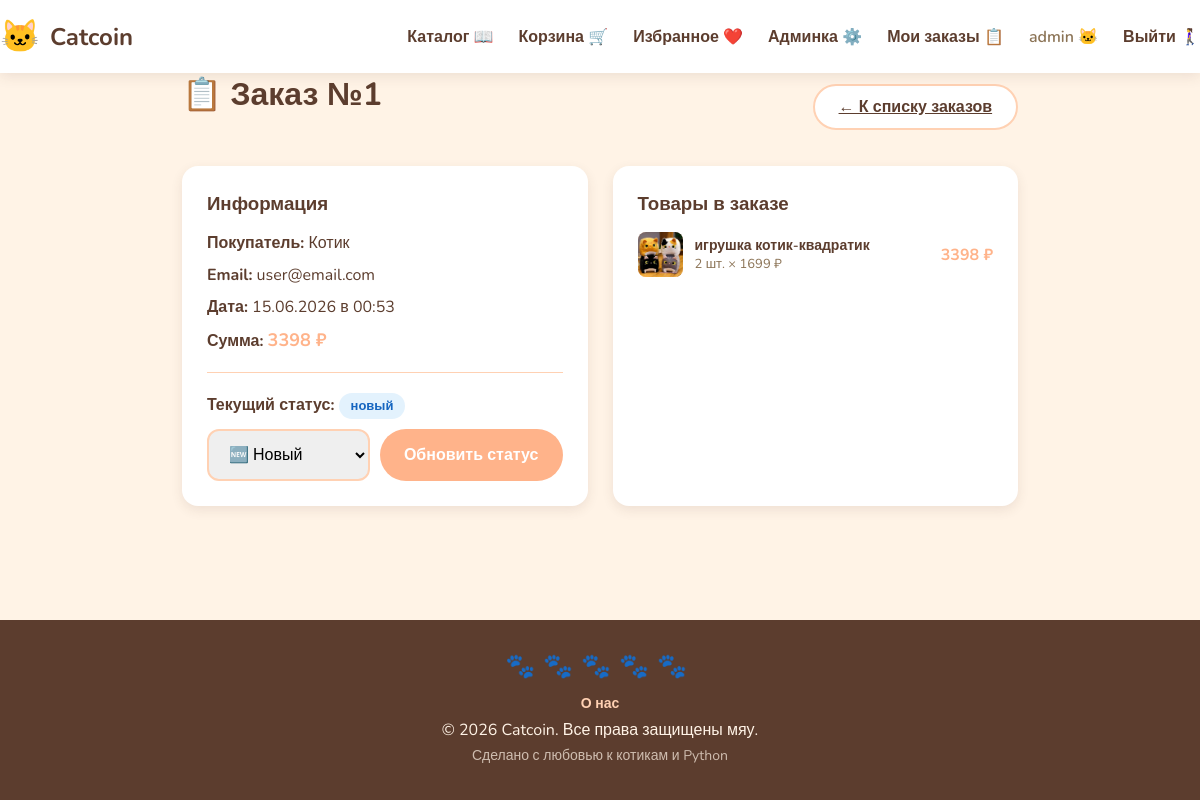
Page /admin/orders/1 (signed in) on the committed database.
### models/user.py (models this page shows, shortened)
class User(UserMixin, db.Model):
    __tablename__ = 'users'
    id = db.Column(db.Integer, primary_key=True)
    username = db.Column(db.String(64), unique=True, nullable=False, index=True)
    email = db.Column(db.String(120), unique=True, nullable=False, index=True)
    password_hash = db.Column(db.String(256), nullable=False)
    is_admin = db.Column(db.Boolean, default=False)
    created_at = db.Column(db.DateTime, default=datetime.utcnow)
    cart_items = db.relationship('CartItem', backref='user', lazy='dynamic')
    orders = db.relationship('Order', backref='user', lazy='dynamic')

### models/order.py (models this page shows, shortened)
class Order(db.Model):
    __tablename__ = 'orders'
    id = db.Column(db.Integer, primary_key=True)
    user_id = db.Column(db.Integer, db.ForeignKey('users.id'), nullable=False)
    total_price = db.Column(db.Float, nullable=False, default=0.0)
    status = db.Column(db.String(32), nullable=False, default='новый')
    created_at = db.Column(db.DateTime, default=datetime.utcnow)
    items = db.relationship('OrderItem', backref='order', lazy='dynamic')

class OrderItem(db.Model):
    __tablename__ = 'order_items'
    id = db.Column(db.Integer, primary_key=True)
    order_id = db.Column(db.Integer, db.ForeignKey('orders.id'), nullable=False)
    product_id = db.Column(db.Integer, db.ForeignKey('products.id', ondelete='SET NULL'), nullable=True)
    quantity = db.Column(db.Integer, nullable=False)
    price = db.Column(db.Float, nullable=False)
    @property
    def total_price(self):
        return self.price * self.quantity

### models/product.py (models this page shows, shortened)
class Product(db.Model):
    __tablename__ = 'products'
    id = db.Column(db.Integer, primary_key=True)
    name = db.Column(db.String(128), nullable=False, index=True)
    description = db.Column(db.Text)
    price = db.Column(db.Float, nullable=False)
    stock = db.Column(db.Integer, default=0)
    image_file = db.Column(db.String(128), default='default_product.png')
    created_at = db.Column(db.DateTime, default=datetime.utcnow)
    cart_items = db.relationship('CartItem', backref='product', lazy='dynamic')
    order_items = db.relationship('OrderItem', backref='product', lazy='dynamic')
    def get_image_url(self):
        return f'/static/images/{self.image_file}'

### blueprints/admin/routes.py (the view)
@admin_bp.route('/admin/orders/<int:order_id>')
@admin_required
def order_detail(order_id):
    order = Order.query.get_or_404(order_id)
    return render_template('admin/order_detail.html', order=order)

### blueprints/admin/routes.py (called while the page is built)
def admin_required(func):
    from functools import wraps
    @wraps(func)
    @login_required
    def wrapper(*args, **kwargs):
        if not current_user.is_admin:
            flash('🐱 Доступ только для администраторов!', 'error')
            return redirect(url_for('main.index'))
        return func(*args, **kwargs)
    return wrapper

### blueprints/cart/routes.py (called while the page is built)
@cart_bp.app_context_processor
def inject_cart_count():
    from flask_login import current_user
    if current_user.is_authenticated:
        count = sum(item.quantity for item in current_user.cart_items)
    else:
        count = 0
    return {'cart_count': count}

### blueprints/favorites/routes.py (called while the page is built)
@favorites_bp.app_context_processor
def inject_favorites_count():
    from flask_login import current_user
    if current_user.is_authenticated:
        count = Favorite.query.filter_by(user_id=current_user.id).count()
    else:
        count = 0
    return {'favorites_count': count}

### models/user.py (called while the page is built)
@login_manager.user_loader
def load_user(user_id):
    return User.query.get(int(user_id))

### templates/admin/order_detail.html (shortened to what this page needs)
{% extends "base.html" %}
{% block content %}
<div class="admin-page">
    <div class="admin-header">
        <h1>📋 Заказ №{{ order.id }}</h1>
        <a href="{{ url_for('admin.admin_orders') }}" class="btn btn-secondary">← К списку заказов</a>
    </div>
    <div class="order-detail-grid">
        <div class="admin-info-card">
            <h3>Информация</h3>
            <p><strong>Покупатель:</strong> {{ order.user.username }}</p>
            <p><strong>Email:</strong> {{ order.user.email }}</p>
            <p><strong>Дата:</strong> {{ order.created_at.strftime('%d.%m.%Y в %H:%M') }}</p>
            <p><strong>Сумма:</strong> <span class="detail-price">{{ "%.0f"|format(order.total_price) }} ₽</span></p>
            <div class="status-update">
                <p><strong>Текущий статус:</strong> <span class="status-badge status-{{ order.status }}">{{ order.status }}</span></p>
                <form method="POST" action="{{ url_for('admin.update_order_status', order_id=order.id) }}" class="status-form">
                    <select name="status" class="form-input">
                        <option value="новый" {% if order.status == 'новый' %}selected{% endif %}>🆕 Новый</option>
                    </select>
                    <button type="submit" class="btn btn-primary">Обновить статус</button>
                </form>
            </div>
        </div>
        <div class="admin-info-card">
            <h3>Товары в заказе</h3>
            <div class="order-items-list">
                {% for item in order.items %}
                <div class="order-item-row">
                    <img src="{{ item.product.get_image_url() }}" alt="{{ item.product.name }}"onerror="this.src='{{ url_for('static', filename='images/default_product.png') }}'">
                    <div class="item-details">
                        <span class="item-name">{{ item.product.name }}</span>
                        <span class="item-meta">{{ item.quantity }} шт. × {{ "%.0f"|format(item.price) }} ₽</span>
                    </div>
                    <span class="item-total">{{ "%.0f"|format(item.total_price) }} ₽</span>
                </div>
                {% endfor %}
            </div>
        </div>
    </div>
</div>
{% endblock %}

### templates/base.html (shortened to what this page needs)
<!DOCTYPE html>
<html lang="ru">
<head>
    <link rel="stylesheet" href="{{ url_for('static', filename='css/style.css') }}">
</head>
<body>
    <nav class="navbar">
        <div class="container nav-container">
            <a href="{{ url_for('main.index') }}" class="logo">
                <span class="logo-icon">🐱</span>
                <span class="logo-text">Catcoin</span>
            </a>
            <div class="nav-links">
    <a href="{{ url_for('main.index') }}">Каталог 📖</a>
    <a href="{{ url_for('cart.view_cart') }}" class="cart-link">
        Корзина 🛒
    </a>
    <a href="{{ url_for('favorites.view_favorites') }}" class="cart-link">
        Избранное ❤️
    </a>
    {% if current_user.is_authenticated and current_user.is_admin %}
        <a href="{{ url_for('admin.dashboard') }}"> Админка ⚙️</a>
    {% endif %}
    {% if current_user.is_authenticated %}
        <a href="{{ url_for('order.my_orders') }}">Мои заказы 📋</a>
        <span class="nav-user"> {{ current_user.username }} 🐱</span>
        <a href="{{ url_for('auth.logout') }}">Выйти 🚶‍♀️</a>
    {% else %}
        <a href="{{ url_for('auth.login') }}">Войти</a>
        <a href="{{ url_for('auth.register') }}">Регистрация</a>
    {% endif %}
</div>
        </div>
    </nav>
    <main class="container">
    {% block content %}{% endblock %}
</main>
    <footer class="footer">
    <div class="container footer-content">
        <div class="footer-paws">
            <span>🐾</span><span>🐾</span><span>🐾</span><span>🐾</span><span>🐾</span>
        </div>
        <div class="footer-links">
            <a href="{{ url_for('main.about') }}">О нас</a>
        </div>
        <p>© 2026 Catcoin. Все права защищены мяу.</p>
        <p class="footer-small">Сделано с любовью к котикам и Python</p>
    </div>
</footer>
</body>
</html>

### static/css/style.css (style rules this page uses)
:root { --pastel-orange: #FFD1B3; --warm-peach: #FFB38A; --dark-brown: #5C3D2E; --light-cream: #FFF3E6; --cat-paw-pink: #FFC0CB; --white: #FFFFFF; --gray: #8B7355; --shadow: 0 4px 12px rgba(92, 61, 46, 0.1); }
:root { --pastel-orange: #FFD1B3; --warm-peach: #FFB38A; --dark-brown: #5C3D2E; --light-cream: #FFF3E6; --cat-paw-pink: #FFC0CB; --white: #FFFFFF; --gray: #8B7355; --shadow: 0 4px 12px rgba(92, 61, 46, 0.1); --shadow-hover: 0 6px 16px rgba(92, 61, 46, 0.15); }
* { margin: 0; padding: 0; box-sizing: border-box; }
body { font-family: 'Nunito', sans-serif; background-color: var(--light-cream); color: var(--dark-brown); min-height: 100vh; display: flex; flex-direction: column; }
.container { max-width: 1200px; margin: 0 auto; padding: 0 20px; }
main { flex: 1; padding: 30px 0; }
.navbar { background-color: var(--white); box-shadow: var(--shadow); position: sticky; top: 0; z-index: 100; }
.nav-container { display: flex; justify-content: space-between; align-items: center; padding: 15px 0; }
.logo { text-decoration: none; display: flex; align-items: center; gap: 10px; }
.logo-icon { font-size: 32px; }
.logo-text { font-size: 24px; font-weight: 700; color: var(--dark-brown); }
.nav-links { display: flex; gap: 25px; }
.nav-links a { text-decoration: none; color: var(--dark-brown); font-weight: 600; transition: color 0.3s; }
.btn { display: inline-block; padding: 10px 24px; border: none; border-radius: 50px; font-family: 'Nunito', sans-serif; font-size: 16px; font-weight: 600; cursor: pointer; transition: background-color 0.3s, transform 0.2s; }
.btn-primary { background-color: var(--warm-peach); color: var(--white); }
.footer { background-color: var(--dark-brown); color: var(--light-cream); text-align: center; padding: 30px 0; margin-top: auto; }
.footer-paws { font-size: 24px; letter-spacing: 8px; margin-bottom: 10px; }
.footer-content p { margin: 5px 0; }
.footer-small { font-size: 14px; opacity: 0.7; }
h1, h2, h3, h4, h5, h6, p, span, a, div { overflow-wrap: break-word; word-wrap: break-word; }
.btn-secondary { background-color: var(--white); color: var(--dark-brown); border: 2px solid var(--pastel-orange); }
.form-input { padding: 12px 16px; border: 2px solid var(--pastel-orange); border-radius: 12px; font-family: 'Nunito', sans-serif; font-size: 16px; transition: border-color 0.3s; outline: none; }
.form-input::placeholder { color: #C4B5A5; }
.cart-link { position: relative; }
.nav-user { color: var(--gray); font-weight: 600; }
.detail-price { font-weight: 700; color: var(--warm-peach); font-size: 18px; }
.status-badge { display: inline-block; padding: 4px 12px; border-radius: 50px; font-size: 13px; font-weight: 600; }
.status-новый { background-color: #E3F2FD; color: #1565C0; }
.admin-page h1 { margin-bottom: 25px; }
.admin-header { display: flex; justify-content: space-between; align-items: center; margin-bottom: 25px; }
.order-detail-grid { display: grid; grid-template-columns: 1fr 1fr; gap: 25px; }
.admin-info-card { background-color: var(--white); border-radius: 16px; padding: 25px; box-shadow: var(--shadow); }
.admin-info-card h3 { margin-bottom: 15px; color: var(--dark-brown); }
.admin-info-card p { margin-bottom: 10px; }
.status-update { margin-top: 20px; padding-top: 20px; border-top: 1px solid var(--pastel-orange); }
.status-form { display: flex; gap: 10px; margin-top: 10px; }
.status-form select { flex: 1; }
.order-items-list { display: flex; flex-direction: column; gap: 12px; }
.order-item-row { display: flex; align-items: center; gap: 12px; }
.order-item-row img { width: 45px; height: 45px; border-radius: 8px; object-fit: cover; background-color: var(--pastel-orange); }
.item-details { flex: 1; display: flex; flex-direction: column; }
.item-name { font-weight: 600; font-size: 14px; }
.item-meta { font-size: 13px; color: var(--gray); }
.item-total { font-weight: 700; color: var(--warm-peach); }
.footer-links { margin-top: 10px; }
.footer-links a { color: var(--pastel-orange); text-decoration: none; font-weight: 600; font-size: 14px; transition: color 0.3s; }

### rows in the picture
User: username "admin"
Order: id "1", created_at "15.06.2026 в 00:53", total_price "3398", status "новый", status "🆕 Новый"
User: user.username "Котик", user.email "user@email.com"
OrderItem: product.get_image_url (picture), product.name "игрушка котик-квадратик", quantity "2", price "1699", total_price "3398"
